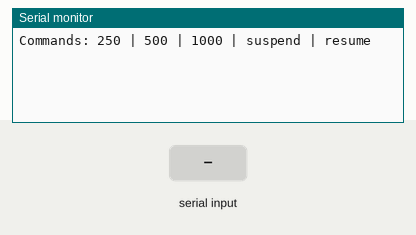
Recording of a sketch running on a simulated ESP32. On the bench: the last lines printed to the serial monitor. Inputs (shaded band) come from the test bench.

Above: at 1.2 s.
1.3 s: "250\n" received over Serial
At 1.7 s:
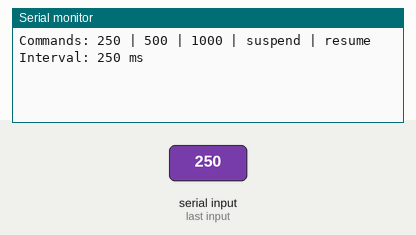
2.8 s: "suspend\n" received over Serial
At 4.0 s:
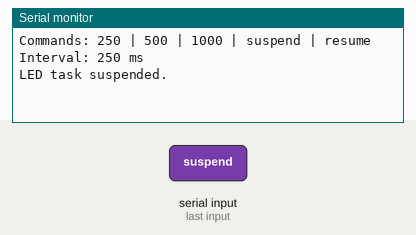
4.3 s: "resume\n" received over Serial
At 5.2 s:
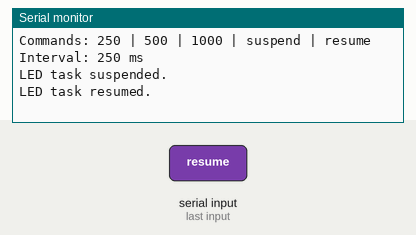
5.8 s: "90,45\n" received over Serial
At 6.2 s:
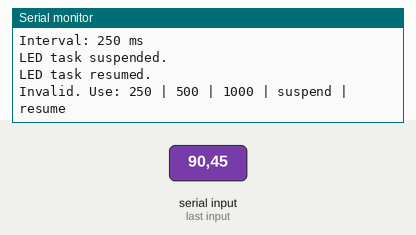

Measured:
- after the input at 1.3 s, the serial monitor: prints a new line at once (image 1)
- after the input at 2.8 s, the serial monitor: prints a new line at once (image 2)
- after the input at 4.3 s, the serial monitor: prints a new line at once (image 3)
- after the input at 5.8 s, the serial monitor: prints a new line at once (image 4)

The sketch:

TaskControlAssignment.ino
```cpp
#define LED_PIN 38

volatile uint32_t blinkInterval = 500;

TaskHandle_t serialTaskHandle = NULL;
TaskHandle_t ledTaskHandle    = NULL;

void serialTask(void *pvParameters) {
    String buf = "";
    for (;;) {
        while (Serial.available()) {
            char c = (char)Serial.read();
            if (c == '\n' || c == '\r') {
                buf.trim();
                if (buf == "250" || buf == "500" || buf == "1000") {
                    blinkInterval = buf.toInt();
                    Serial.println("Interval: " + buf + " ms");
                } else if (buf == "suspend") {
                    vTaskSuspend(ledTaskHandle);
                    rgbLedWrite(LED_PIN, 0, 0, 0);
                    Serial.println("LED task suspended.");
                } else if (buf == "resume") {
                    vTaskResume(ledTaskHandle);
                    Serial.println("LED task resumed.");
                } else if (buf.length() > 0) {
                    Serial.println("Invalid. Use: 250 | 500 | 1000 | suspend | resume");
                }
                buf = "";
            } else {
                buf += c;
            }
        }
        vTaskDelay(pdMS_TO_TICKS(10));
    }
}

void ledTask(void *pvParameters) {
    for (;;) {
        uint32_t interval = blinkInterval;
        rgbLedWrite(LED_PIN, 0, 150, 0);
        vTaskDelay(pdMS_TO_TICKS(interval));
        rgbLedWrite(LED_PIN, 0, 0, 0);
        vTaskDelay(pdMS_TO_TICKS(interval));
    }
}

void setup() {
    Serial.begin(115200);
    Serial.println("Commands: 250 | 500 | 1000 | suspend | resume");

    xTaskCreatePinnedToCore(ledTask,    "LED Task",    2048, NULL, 1, &ledTaskHandle,    1);
    xTaskCreatePinnedToCore(serialTask, "Serial Task", 4096, NULL, 1, &serialTaskHandle, 1);
}

void loop() {
    vTaskDelay(pdMS_TO_TICKS(1000));
}
```
